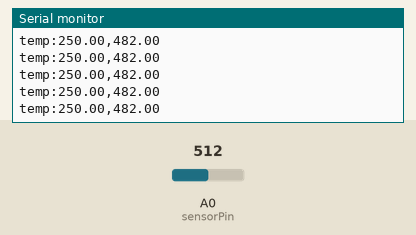
Recording of a sketch running on a simulated Arduino Uno, built with avr-gcc and run on an emulated ATmega328P. On the bench: the last lines printed to the serial monitor. The test bench sets the inputs (shaded band); at power-on: A0 (sensorPin) = 512.

Above: at 1.2 s.
1.3 s: A0 (sensorPin) set to 218
At 1.9 s:
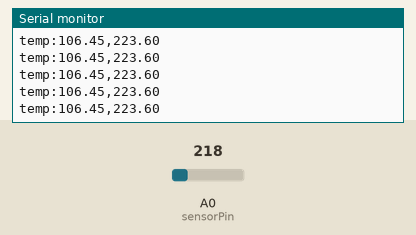
2.8 s: A0 (sensorPin) set to 196
At 3.7 s:
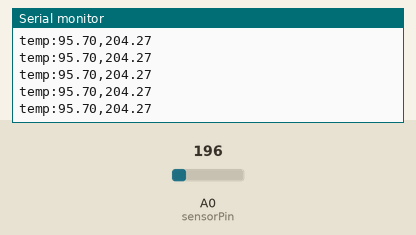
Timing chart, 0 to 5.8 s (numbered marks = the images above; inputs shaded):
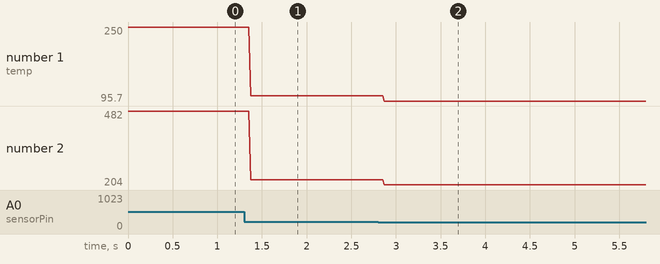

Measured:
- after the input at 1.3 s, the serial monitor: prints a new line after 0.07 s (image 1)
- after the input at 2.8 s, the serial monitor: prints a new line after 0.07 s (image 2)
- plotted number 1: 250 → 106.45 after the input at 1.3 s, 106.45 → 95.7 after the input at 2.8 s
- plotted number 2: 482 → 223.6 after the input at 1.3 s, 223.6 → 204 after the input at 2.8 s

The sketch:

TEMPERATURA_SERVO.ino
```cpp
#define sensorPin A0

uint16_t sensorVal;
double tempC, tempF;

void setup()
{
    Serial.begin(9600);
}

void loop()
{

    sensorVal=analogRead(sensorPin);
    tempC = (double) sensorVal * (5/10.24);
    tempF = (double) (tempC * 9/5) + 32;

    Serial.print("temp:");
    Serial.print(tempC);
    Serial.print(",");
    Serial.println(tempF);
    delay(10);
}
```
